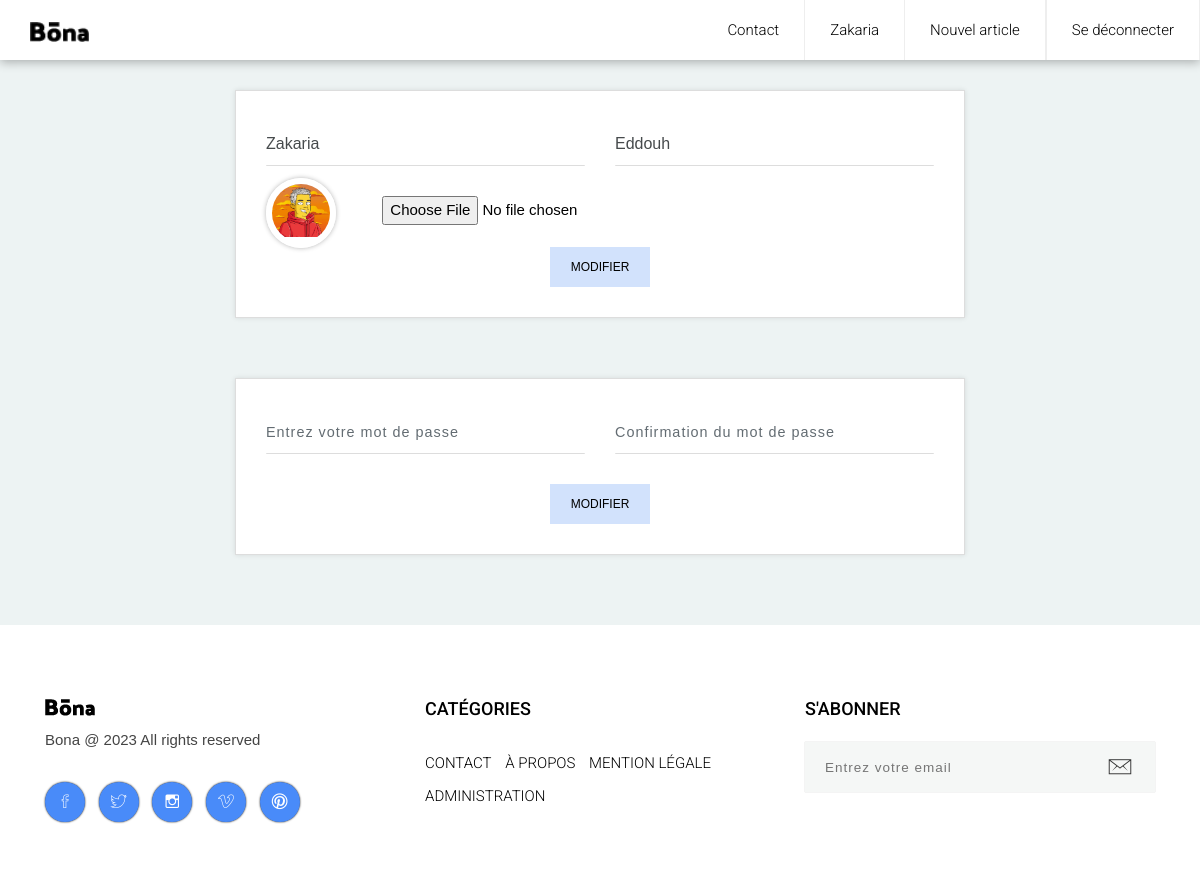
/user&profile (signed in), run on the app's committed database.
### tables this page shows
CREATE TABLE `user` (
  `id` int(11) NOT NULL,
  `firstName` varchar(64) NOT NULL,
  `lastName` varchar(64) NOT NULL,
  `email` varchar(64) NOT NULL,
  `password` varchar(64) NOT NULL,
  `role` int(1) NOT NULL DEFAULT '0',
  `picture` varchar(255) DEFAULT NULL,
  `dateCreated` date NOT NULL,
  `dateUpdated` date DEFAULT NULL
);

### index.php (called while the page is built, shortened)
<?php
$router = new Router();
$router->routeReq();
?>

### models/Model.php (called while the page is built, shortened)
<?php
abstract class Model
{
    protected static $bdd;
    private static function setBdd()
    {
        self::$bdd = new PDO('mysql:host=localhost;dbname=oc_p5_maxime','root','root');
        self::$bdd->setAttribute(PDO::ATTR_ERRMODE, PDO::ERRMODE_WARNING);
    }
    protected function getBdd()
    {
        if (self::$bdd == null) {
            return self::$bdd;
        }
    }
}

### models/UserManager.php (called while the page is built, shortened)
<?php
class UserManager extends Model
{
    public function profileAction()
    {
        return $this->profile('user');
    }
    private function profile($table)
    {
        $req = self::$bdd->prepare("SELECT * FROM $table WHERE email = ? ");
        $req->execute(array($_SESSION['email']));
        $user = $req->fetch(PDO::FETCH_ASSOC);
        return $user;
    }
}

### views/viewProfile.php (the view, shortened to what this page needs)
<section class="comment-section">
	<div class="container">
		<div class="row">
			<div class="col-lg-2 col-md-0"></div>
			<div class="col-lg-8 col-md-12">
				<div class="comment-form">
					<form method="POST" action="user&userEditName=action" class="contact1-form validate-form" enctype="multipart/form-data">
						<div class="row">
							<div class="col-sm-6">
								<input type="text" aria-required="true" minlength="3" name="firstName" class="form-control"
                                    value=<?= $user['firstName'] ?> aria-invalid="true" required>
							</div>
							<div class="col-sm-6">
								<input type="text" aria-required="true" minlength="3" name="lastName" class="form-control"
                                    value=<?= $user['lastName'] ?> aria-invalid="true" required>
							</div>
							<div class="col-sm-2">
								<div class="left-area profil-image">
									<a class="avatar" href="#"><img src=<?= isset($user['picture']) ? "public/uploads/".$user['picture'] : "public/images/default-profile.png" ?> alt="Photo de profil"></a>
								</div>
							</div>
                            <div class="col-sm-6">
								<input type="file" name="userPicture" value=<?= $user['picture'] ?>>
							</div>
							<div class="col-sm-12 center-text"><br>
								<button class="submit-btn" type="submit" id="form-submit"><b>MODIFIER</b></button>
							</div>
						</div>
					</form>
				</div>
			</div>
		</div>
	</div>
</section>
<section class="comment-section">
	<div class="container">
		<div class="row">
			<div class="col-lg-2 col-md-0"></div>
			<div class="col-lg-8 col-md-12">
				<div class="comment-form">
					<form method="post" action="user&userEditPassword=action" class="contact1-form validate-form">
						<div class="row">
							<div class="col-sm-6">
								<input type="password" aria-required="true" minlength="6" name="password" class="form-control"
									placeholder="Entrez votre mot de passe" aria-invalid="true" required>
							</div>
							<div class="col-sm-6">
								<input type="password" aria-required="true" minlength="6" name="confirmPassword" class="form-control"
									placeholder="Confirmation du mot de passe" aria-invalid="true" required>
							</div>
							<div class="col-sm-12 center-text">
								<button class="submit-btn" type="submit" id="form-submit"><b>MODIFIER</b></button>
							</div>
						</div>
					</form>
				</div>
			</div>
		</div>
	</div>
</section>

### public/layout-1/css/styles.css (style rules this page uses)
html { font-size: 100%; height: 100%; overflow-x: hidden; touch-action: manipulation; }
body { font-size: 15px; font-family: 'Roboto', sans-serif; width: 100%; height: 100%; margin: 0; font-weight: 300; -webkit-font-smoothing: antialiased; -moz-osx-font-smoothing: grayscale; word-wrap: break-word; background: #EDF3F3; color: #000; }
h1, h2, h3, h4, h5, h6, p, a, ul, span, li, img { margin: 0; padding: 0; font-weight: 300; }
a, button { display: inline-block; text-decoration: none; color: inherit; transition: all .3s; }
b { font-weight: 500; }
img { width: 100%; }
.center-text { text-align: center; }

### public/single-post-3/css/styles.css (style rules this page uses)
html { font-size: 100%; height: 100%; overflow-x: hidden; touch-action: manipulation; }
body { font-size: 15px; font-family: 'Roboto', sans-serif; width: 100%; height: 100%; margin: 0; font-weight: 300; -webkit-font-smoothing: antialiased; -moz-osx-font-smoothing: grayscale; word-wrap: break-word; background: #EDF3F3; color: #000; }
h1, h2, h3, h4, h5, h6, p, a, ul, span, li, img { margin: 0; padding: 0; font-weight: 300; }
a, button { display: inline-block; text-decoration: none; color: inherit; transition: all .3s; }
b { font-weight: 500; }
img { width: 100%; }
.center-text { text-align: center; }
.comment-form { margin: 30px 0; padding: 30px; box-shadow: 0px 0px 5px rgba(0,0,0,.1); border: 1px solid #ddd; background: #fff; }
.comment-form .form-control { margin-bottom: 30px; border-radius: 1px; border: 0; border-bottom: 1px solid #ddd; height: 45px; line-height: 45px; box-shadow: none; padding: 0; max-width: 100%; }
.comment-form .submit-btn { font-size: .8em; border: 0; outline: 0; padding: 10px 20px; cursor: pointer; border: 1px solid #D2E2FC; background: #D2E2FC; }

### public/css/style.css (style rules this page uses)
.profil-image { height: 70px; width: 70px; border-radius: 100px; overflow: hidden; position: absolute; top: 60%; margin-top: -35px; border: 6px solid #fff; box-shadow: 0px 0px 5px rgb(0 0 0 / 30%); }

### data on the page
user: firstName "Zakaria", lastName "Eddouh", picture (picture)

### other printed values
$_SESSION['firstName'] "Zakaria"
